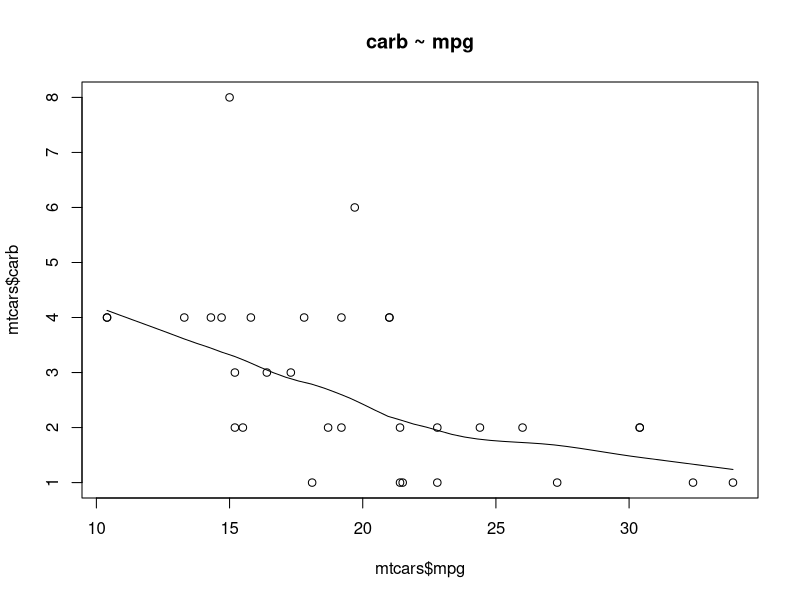
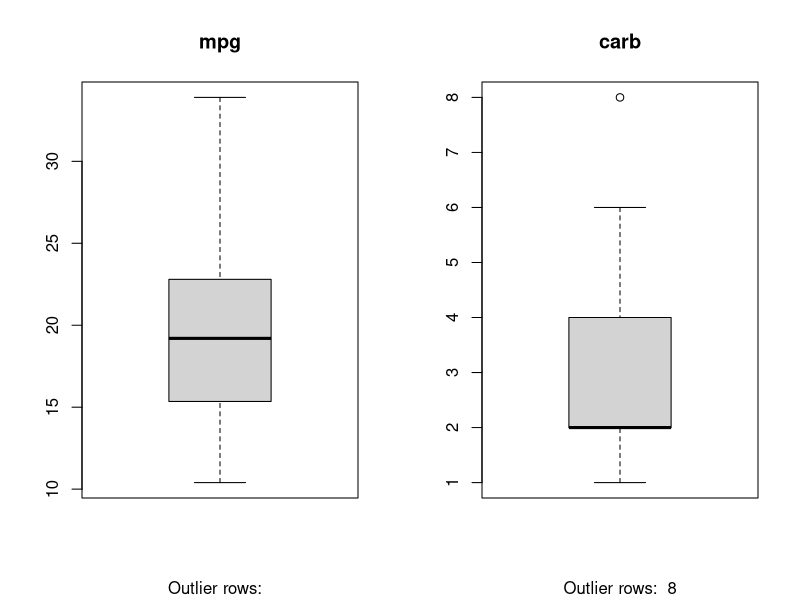
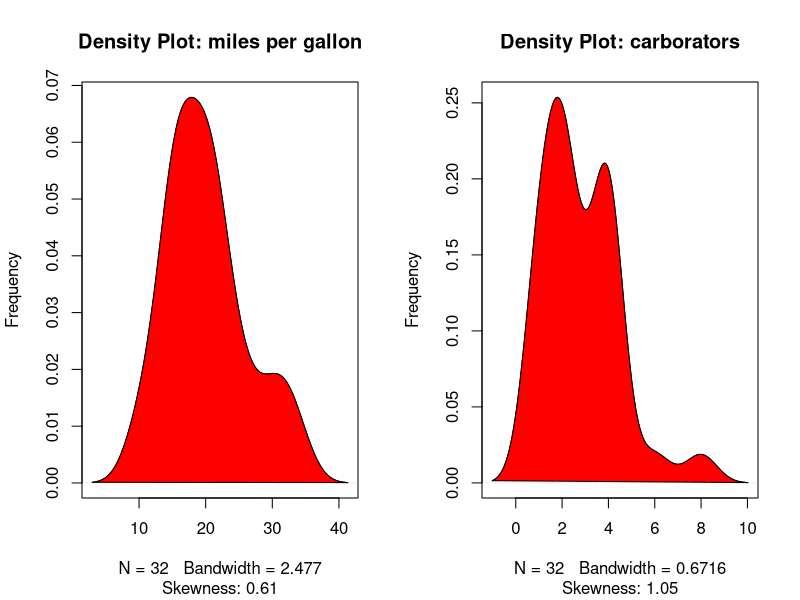

Write R code to recreate these figures, in order.
#Cars
cars
str(cars)
head(cars)
mtcars
#Scatter Plot
scatter.smooth(x=mtcars$mpg, y=mtcars$carb, main="carb ~ mpg")
#BoxPlot 
par(mfrow=c(1, 2))
boxplot(mtcars$mpg, main="mpg", sub=paste("Outlier rows: ", boxplot.stats(mtcars$mpg)$out))
boxplot(mtcars$carb, main="carb", sub=paste("Outlier rows: ", boxplot.stats(mtcars$carb)$out))
par(mfrow=c(1, 1))

#Density plot
library(e1071)
par(mfrow=c(1, 2))  # divide graph area in 2 columns
plot(density(mtcars$mpg), main="Density Plot: miles per gallon", ylab="Frequency", sub=paste("Skewness:", round(e1071::skewness(mtcars$mpg), 2)))
polygon(density(mtcars$mpg), col="red")
plot(density(mtcars$carb), main="Density Plot: carborators", ylab="Frequency", sub=paste("Skewness:", round(e1071::skewness(mtcars$carb), 2)))
polygon(density(mtcars$carb), col="red")

#Correlation

cor(mtcars$mpg, mtcars$carb)
#result= there is an low relationship btwn mpg and carb as the correaltion is negative ane near to 0 representing that mpg is unexplained by the carb

#Build Linear Model